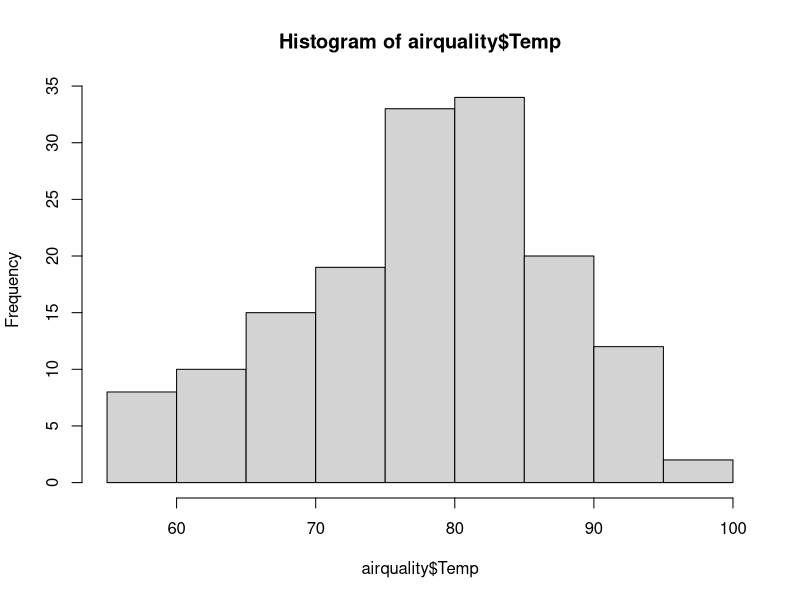
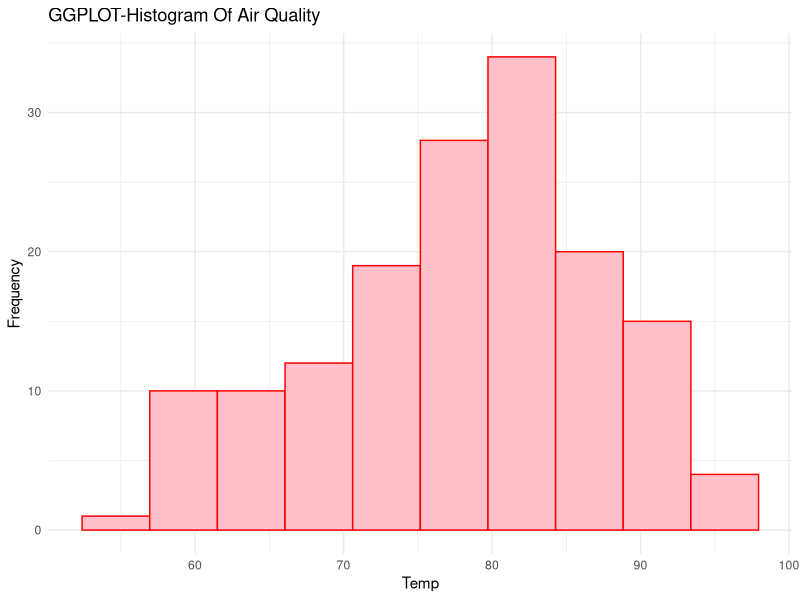

These figures' R source, in order:
?airquality
class(airquality)
hist(airquality$Temp)
View(airquality)

air_q <- as.data.frame(airquality)
class(air_q)
View(air_q)


library(ggplot2)
ggplot(
  air_q,
  aes(x=Temp)
)+
  geom_histogram(
    bins = 10,
    fill="pink", 
    col="red")+
  labs(
    title = "GGPLOT-Histogram Of Air Quality",
    y = "Frequency")+
  theme_minimal()